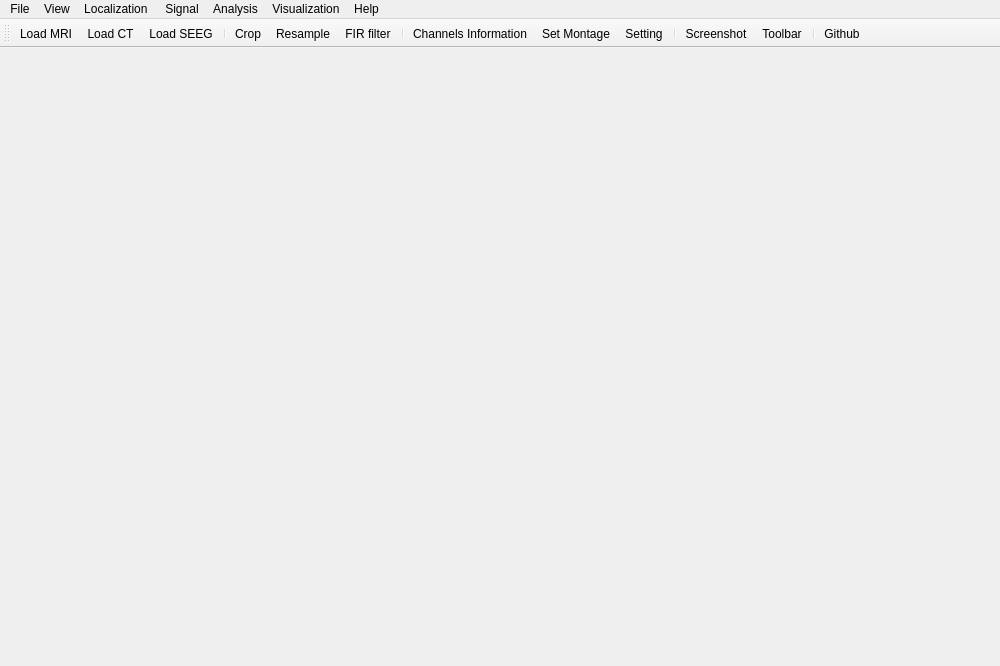
<?xml version="1.0" encoding="UTF-8"?>
<ui version="4.0">
 <class>MainWindow</class>
 <widget class="QMainWindow" name="MainWindow">
  <property name="geometry">
   <rect>
    <x>0</x>
    <y>0</y>
    <width>1000</width>
    <height>666</height>
   </rect>
  </property>
  <property name="font">
   <font>
    <family>Ubuntu</family>
   </font>
  </property>
  <property name="windowTitle">
   <string>MainWindow</string>
  </property>
  <widget class="QWidget" name="centralwidget">
   <property name="minimumSize">
    <size>
     <width>1000</width>
     <height>600</height>
    </size>
   </property>
   <layout class="QVBoxLayout" name="verticalLayout">
    <property name="spacing">
     <number>0</number>
    </property>
    <property name="leftMargin">
     <number>0</number>
    </property>
    <property name="topMargin">
     <number>0</number>
    </property>
    <property name="rightMargin">
     <number>0</number>
    </property>
    <property name="bottomMargin">
     <number>0</number>
    </property>
    <item>
     <widget class="QStackedWidget" name="_ieeg_viz_stack">
      <property name="focusPolicy">
       <enum>Qt::NoFocus</enum>
      </property>
      <property name="styleSheet">
       <string notr="true"/>
      </property>
     </widget>
    </item>
   </layout>
  </widget>
  <widget class="QToolBar" name="_toolbar">
   <property name="windowTitle">
    <string>toolBar</string>
   </property>
   <attribute name="toolBarArea">
    <enum>TopToolBarArea</enum>
   </attribute>
   <attribute name="toolBarBreak">
    <bool>false</bool>
   </attribute>
   <addaction name="_load_t1_action"/>
   <addaction name="_load_ct_action"/>
   <addaction name="_load_ieeg_action"/>
   <addaction name="separator"/>
   <addaction name="_crop_ieeg_action"/>
   <addaction name="_resample_ieeg_action"/>
   <addaction name="_fir_filter_action"/>
   <addaction name="separator"/>
   <addaction name="_channels_info_action"/>
   <addaction name="_set_montage_action"/>
   <addaction name="_setting_action"/>
   <addaction name="separator"/>
   <addaction name="_screenshot_action"/>
   <addaction name="_ieeg_toolbar_action"/>
   <addaction name="separator"/>
   <addaction name="_github_action"/>
  </widget>
  <widget class="QMenuBar" name="menubar">
   <property name="geometry">
    <rect>
     <x>0</x>
     <y>0</y>
     <width>1000</width>
     <height>26</height>
    </rect>
   </property>
   <widget class="QMenu" name="menuFile">
    <property name="font">
     <font>
      <family>Ubuntu</family>
     </font>
    </property>
    <property name="title">
     <string>File</string>
    </property>
    <widget class="QMenu" name="menuClear_Workbench">
     <property name="title">
      <string>Clear Workbench</string>
     </property>
     <addaction name="_clear_mri_action"/>
     <addaction name="_clear_ct_action"/>
     <addaction name="_clear_ieeg_action"/>
     <addaction name="_clear_coordinate_action"/>
    </widget>
    <widget class="QMenu" name="menuExport_SEEG">
     <property name="title">
      <string>Export SEEG</string>
     </property>
     <addaction name="_export_fif_action"/>
     <addaction name="_export_edf_action"/>
     <addaction name="_export_set_action"/>
    </widget>
    <addaction name="_load_t1_action"/>
    <addaction name="_load_ct_action"/>
    <addaction name="separator"/>
    <addaction name="_load_ieeg_action"/>
    <addaction name="menuExport_SEEG"/>
    <addaction name="separator"/>
    <addaction name="_load_coordinates_action"/>
    <addaction name="_export_coordinates_action"/>
    <addaction name="separator"/>
    <addaction name="_load_anatomy_action"/>
    <addaction name="_export_anatomy_action"/>
    <addaction name="separator"/>
    <addaction name="menuClear_Workbench"/>
    <addaction name="separator"/>
    <addaction name="_setting_action"/>
   </widget>
   <widget class="QMenu" name="menuProcess">
    <property name="title">
     <string>Signal</string>
    </property>
    <widget class="QMenu" name="menuReference">
     <property name="title">
      <string>Reference</string>
     </property>
     <addaction name="_monopolar_action"/>
     <addaction name="_bipolar_action"/>
     <addaction name="_average_action"/>
    </widget>
    <widget class="QMenu" name="menuDrop_bad">
     <property name="title">
      <string>Drop bad</string>
     </property>
     <addaction name="_drop_annotations_action"/>
     <addaction name="_drop_white_matters_action"/>
     <addaction name="_drop_gray_matters_action"/>
    </widget>
    <widget class="QMenu" name="menuFilter">
     <property name="title">
      <string>Filter</string>
     </property>
     <addaction name="_fir_filter_action"/>
     <addaction name="_iir_filter_action"/>
    </widget>
    <addaction name="_set_montage_action"/>
    <addaction name="_set_anatomy_action"/>
    <addaction name="separator"/>
    <addaction name="_crop_ieeg_action"/>
    <addaction name="_resample_ieeg_action"/>
    <addaction name="menuFilter"/>
    <addaction name="menuReference"/>
    <addaction name="menuDrop_bad"/>
    <addaction name="separator"/>
    <addaction name="_epoch_action"/>
    <addaction name="separator"/>
    <addaction name="_generate_roi_signal_action"/>
   </widget>
   <widget class="QMenu" name="menuAnalysis">
    <property name="title">
     <string>Analysis</string>
    </property>
    <widget class="QMenu" name="menuEpilepsy">
     <property name="title">
      <string>Epilepsy</string>
     </property>
     <addaction name="_epileptogenic_index_action"/>
     <addaction name="_high_frequency_action"/>
    </widget>
    <widget class="QMenu" name="menuConnectivity">
     <property name="title">
      <string>Connectivity</string>
     </property>
     <addaction name="_coherence_action"/>
     <addaction name="_coherency_action"/>
    </widget>
    <widget class="QMenu" name="menuTime_Frequency_Response">
     <property name="title">
      <string>Time-Frequency Response</string>
     </property>
     <addaction name="_tfr_multitaper_action"/>
     <addaction name="_tfr_morlet_action"/>
     <addaction name="_tfr_stockwell_action"/>
    </widget>
    <widget class="QMenu" name="menuPower_Spectral_Density">
     <property name="title">
      <string>Power Spectral Density</string>
     </property>
     <addaction name="_psd_multitaper_action"/>
     <addaction name="_psd_welch_action"/>
    </widget>
    <addaction name="_get_anatomy_action"/>
    <addaction name="_mni_transform_action"/>
    <addaction name="separator"/>
    <addaction name="menuPower_Spectral_Density"/>
    <addaction name="actionCross_Spectral_Density"/>
    <addaction name="menuTime_Frequency_Response"/>
    <addaction name="separator"/>
    <addaction name="menuConnectivity"/>
    <addaction name="separator"/>
    <addaction name="menuEpilepsy"/>
   </widget>
   <widget class="QMenu" name="menuHelp">
    <property name="title">
     <string>Help</string>
    </property>
    <addaction name="_github_action"/>
   </widget>
   <widget class="QMenu" name="menuVisualization">
    <property name="title">
     <string>Visualization</string>
    </property>
    <addaction name="_parcellation_action"/>
    <addaction name="separator"/>
    <addaction name="_electrodes_action"/>
    <addaction name="_rois_action"/>
    <addaction name="separator"/>
    <addaction name="_freeview_action"/>
   </widget>
   <widget class="QMenu" name="menuLocalization">
    <property name="title">
     <string>Localization </string>
    </property>
    <widget class="QMenu" name="menuAlignment">
     <property name="title">
      <string>Alignment</string>
     </property>
     <addaction name="_conventional_align_action"/>
     <addaction name="_ants_align_action"/>
    </widget>
    <widget class="QMenu" name="menuReconstruction">
     <property name="title">
      <string>Reconstruction</string>
     </property>
     <addaction name="_recon_freesurfer_action"/>
     <addaction name="_recon_fastsurfer_action"/>
     <addaction name="_recon_deepcsr_action"/>
    </widget>
    <addaction name="_acpc_alignment_action"/>
    <addaction name="menuAlignment"/>
    <addaction name="_plot_overlay_action"/>
    <addaction name="separator"/>
    <addaction name="menuReconstruction"/>
    <addaction name="_compute_vep_atlas_action"/>
    <addaction name="separator"/>
    <addaction name="_edit_channels_action"/>
    <addaction name="_ieeg_locator_action"/>
   </widget>
   <widget class="QMenu" name="menuView">
    <property name="title">
     <string>View</string>
    </property>
    <addaction name="_display_mri_action"/>
    <addaction name="_display_ct_action"/>
    <addaction name="separator"/>
    <addaction name="_mri_info_action"/>
    <addaction name="_ct_info_action"/>
    <addaction name="_ieeg_info_action"/>
    <addaction name="_channels_info_action"/>
   </widget>
   <addaction name="menuFile"/>
   <addaction name="menuView"/>
   <addaction name="menuLocalization"/>
   <addaction name="menuProcess"/>
   <addaction name="menuAnalysis"/>
   <addaction name="menuVisualization"/>
   <addaction name="menuHelp"/>
  </widget>
  <action name="_website_action">
   <property name="text">
    <string>Website</string>
   </property>
  </action>
  <action name="_epileptogenic_index_action">
   <property name="text">
    <string>Epileptogenic Index</string>
   </property>
  </action>
  <action name="_high_frequency_action">
   <property name="text">
    <string>High Frequency Oscillations</string>
   </property>
  </action>
  <action name="_coherence_action">
   <property name="text">
    <string>Coherence</string>
   </property>
  </action>
  <action name="_resample_ieeg_action">
   <property name="icon">
    <iconset>
     <normaloff>../../icon/resample.svg</normaloff>../../icon/resample.svg</iconset>
   </property>
   <property name="text">
    <string>Resample</string>
   </property>
  </action>
  <action name="actionCrop">
   <property name="text">
    <string>Crop</string>
   </property>
  </action>
  <action name="_load_t1_action">
   <property name="icon">
    <iconset>
     <normaloff>../../icon/mri.svg</normaloff>../../icon/mri.svg</iconset>
   </property>
   <property name="text">
    <string>Load MRI</string>
   </property>
   <property name="shortcut">
    <string>Ctrl+T</string>
   </property>
   <property name="iconVisibleInMenu">
    <bool>true</bool>
   </property>
   <property name="shortcutVisibleInContextMenu">
    <bool>false</bool>
   </property>
  </action>
  <action name="_load_ieeg_action">
   <property name="icon">
    <iconset>
     <normaloff>../../icon/ieeg.svg</normaloff>../../icon/ieeg.svg</iconset>
   </property>
   <property name="text">
    <string>Load SEEG</string>
   </property>
   <property name="shortcut">
    <string>Ctrl+O</string>
   </property>
  </action>
  <action name="_load_coordinates_action">
   <property name="icon">
    <iconset>
     <normaloff>../../icon/electrodes.svg</normaloff>../../icon/electrodes.svg</iconset>
   </property>
   <property name="text">
    <string>Load Coordinates</string>
   </property>
   <property name="shortcut">
    <string>Ctrl+L</string>
   </property>
  </action>
  <action name="_clear_seeg_action">
   <property name="text">
    <string>Clear SEEG</string>
   </property>
  </action>
  <action name="_setting_action">
   <property name="icon">
    <iconset>
     <normaloff>../../icon/subject.svg</normaloff>../../icon/subject.svg</iconset>
   </property>
   <property name="text">
    <string>Setting...</string>
   </property>
  </action>
  <action name="_parcellation_action">
   <property name="text">
    <string>Parcellation</string>
   </property>
  </action>
  <action name="actionFreeSurfer">
   <property name="text">
    <string>FreeSurfer</string>
   </property>
  </action>
  <action name="actionFastSurfer">
   <property name="text">
    <string>FastSurfer</string>
   </property>
  </action>
  <action name="actionDeepCSR">
   <property name="text">
    <string>DeepCSR</string>
   </property>
  </action>
  <action name="actionAlign">
   <property name="text">
    <string>Align</string>
   </property>
  </action>
  <action name="actionlocator">
   <property name="text">
    <string>Locator</string>
   </property>
  </action>
  <action name="_monopolar_action">
   <property name="text">
    <string>Monopolar</string>
   </property>
  </action>
  <action name="_bipolar_action">
   <property name="text">
    <string>Bipolar</string>
   </property>
  </action>
  <action name="_average_action">
   <property name="text">
    <string>Average</string>
   </property>
  </action>
  <action name="_load_ct_action">
   <property name="icon">
    <iconset>
     <normaloff>../../icon/ct.svg</normaloff>../../icon/ct.svg</iconset>
   </property>
   <property name="text">
    <string>Load CT</string>
   </property>
   <property name="shortcut">
    <string>Ctrl+P</string>
   </property>
  </action>
  <action name="_electrodes_action">
   <property name="text">
    <string>Electrodes with ROIs</string>
   </property>
  </action>
  <action name="_rois_action">
   <property name="text">
    <string>Regions of Interests</string>
   </property>
  </action>
  <action name="_freeview_action">
   <property name="text">
    <string>Freeview</string>
   </property>
  </action>
  <action name="_crop_ieeg_action">
   <property name="icon">
    <iconset>
     <normaloff>../../icon/scissor.svg</normaloff>../../icon/scissor.svg</iconset>
   </property>
   <property name="text">
    <string>Crop</string>
   </property>
  </action>
  <action name="_drop_annotations_action">
   <property name="text">
    <string>Annotations</string>
   </property>
  </action>
  <action name="_drop_white_matters_action">
   <property name="text">
    <string>White matters</string>
   </property>
  </action>
  <action name="_drop_gray_matters_action">
   <property name="text">
    <string>Gray matters</string>
   </property>
  </action>
  <action name="_generate_roi_signal_action">
   <property name="text">
    <string>Generate ROI signals by averaging</string>
   </property>
  </action>
  <action name="_export_coordinates_action">
   <property name="text">
    <string>Export Coordinates</string>
   </property>
  </action>
  <action name="_get_anatomy_action">
   <property name="text">
    <string>Anatomical labels</string>
   </property>
  </action>
  <action name="_display_mri_action">
   <property name="text">
    <string>Display MRI</string>
   </property>
  </action>
  <action name="_display_ct_action">
   <property name="text">
    <string>Display CT</string>
   </property>
  </action>
  <action name="_plot_overlay_action">
   <property name="text">
    <string>Overlay CT on MRI</string>
   </property>
  </action>
  <action name="actionFreeSurfer_2">
   <property name="text">
    <string>FreeSurfer</string>
   </property>
  </action>
  <action name="actionFastSurferr">
   <property name="text">
    <string>FastSurferr</string>
   </property>
  </action>
  <action name="actionDeepCSR_2">
   <property name="text">
    <string>DeepCSR</string>
   </property>
  </action>
  <action name="_conventional_align_action">
   <property name="text">
    <string>Dipy</string>
   </property>
  </action>
  <action name="_export_anatomy_action">
   <property name="text">
    <string>Export Anatomy</string>
   </property>
  </action>
  <action name="_ants_align_action">
   <property name="text">
    <string>AntsPy</string>
   </property>
  </action>
  <action name="_recon_freesurfer_action">
   <property name="text">
    <string>FreeSurfer</string>
   </property>
  </action>
  <action name="_recon_fastsurfer_action">
   <property name="text">
    <string>FastSurfer</string>
   </property>
  </action>
  <action name="_recon_deepcsr_action">
   <property name="text">
    <string>DeepCSR</string>
   </property>
  </action>
  <action name="_ieeg_locator_action">
   <property name="text">
    <string>iEEG Locator</string>
   </property>
  </action>
  <action name="actionCross_Spectral_Density">
   <property name="text">
    <string>Cross Spectral Density</string>
   </property>
  </action>
  <action name="_psd_multitaper_action">
   <property name="text">
    <string>Multitaper</string>
   </property>
  </action>
  <action name="_psd_welch_action">
   <property name="text">
    <string>Welch</string>
   </property>
  </action>
  <action name="_tfr_multitaper_action">
   <property name="text">
    <string>Multitaper</string>
   </property>
  </action>
  <action name="_tfr_morlet_action">
   <property name="text">
    <string>Morlet Wavelets</string>
   </property>
  </action>
  <action name="_tfr_stockwell_action">
   <property name="text">
    <string>Stockwell</string>
   </property>
  </action>
  <action name="_coherency_action">
   <property name="text">
    <string>Coherency</string>
   </property>
  </action>
  <action name="_github_action">
   <property name="icon">
    <iconset>
     <normaloff>../../icon/github.svg</normaloff>../../icon/github.svg</iconset>
   </property>
   <property name="text">
    <string>Github</string>
   </property>
  </action>
  <action name="_seeg_information">
   <property name="text">
    <string>Signal Information</string>
   </property>
  </action>
  <action name="_edit_channels_action">
   <property name="text">
    <string>Edit Channels</string>
   </property>
  </action>
  <action name="_set_montage_action">
   <property name="icon">
    <iconset>
     <normaloff>../../icon/montage.svg</normaloff>../../icon/montage.svg</iconset>
   </property>
   <property name="text">
    <string>Set Montage</string>
   </property>
  </action>
  <action name="_ieeg_info_action">
   <property name="text">
    <string>iEEG Information</string>
   </property>
  </action>
  <action name="_channels_info_action">
   <property name="icon">
    <iconset>
     <normaloff>../../icon/electrodes.svg</normaloff>../../icon/electrodes.svg</iconset>
   </property>
   <property name="text">
    <string>Channels Information</string>
   </property>
  </action>
  <action name="_mri_info_action">
   <property name="text">
    <string>MRI Information</string>
   </property>
  </action>
  <action name="_ct_info_action">
   <property name="text">
    <string>CT Information</string>
   </property>
  </action>
  <action name="_screenshot_action">
   <property name="icon">
    <iconset>
     <normaloff>../../icon/screenshot.svg</normaloff>../../icon/screenshot.svg</iconset>
   </property>
   <property name="text">
    <string>Screenshot</string>
   </property>
  </action>
  <action name="_ieeg_toolbar_action">
   <property name="icon">
    <iconset>
     <normaloff>../../icon/toolbar.svg</normaloff>../../icon/toolbar.svg</iconset>
   </property>
   <property name="text">
    <string>Toolbar</string>
   </property>
  </action>
  <action name="actionClear_MRI">
   <property name="text">
    <string>Clear MRI</string>
   </property>
  </action>
  <action name="actionClear_CT">
   <property name="text">
    <string>Clear CT</string>
   </property>
  </action>
  <action name="_clear_coordinates_action">
   <property name="text">
    <string>Clear Coordinates</string>
   </property>
  </action>
  <action name="_clear_mri_action">
   <property name="text">
    <string>Clear MRI</string>
   </property>
  </action>
  <action name="_clear_ieeg_action">
   <property name="text">
    <string>Clear SEEG</string>
   </property>
  </action>
  <action name="_clear_ct_action">
   <property name="text">
    <string>Clear CT</string>
   </property>
  </action>
  <action name="_clear_coordinates_action_2">
   <property name="text">
    <string>Clear Coordinates</string>
   </property>
  </action>
  <action name="_clear_coordinate_action">
   <property name="text">
    <string>Clear Coordinates</string>
   </property>
  </action>
  <action name="_acpc_alignment_action">
   <property name="text">
    <string>ACPC Alignment</string>
   </property>
  </action>
  <action name="_epoch_action">
   <property name="text">
    <string>Epoch</string>
   </property>
  </action>
  <action name="_fir_filter_action">
   <property name="icon">
    <iconset>
     <normaloff>../../icon/filter.svg</normaloff>../../icon/filter.svg</iconset>
   </property>
   <property name="text">
    <string>FIR filter</string>
   </property>
  </action>
  <action name="_iir_filter_action">
   <property name="text">
    <string>IIR filter</string>
   </property>
  </action>
  <action name="_export_set_action">
   <property name="text">
    <string>EEGLAB (.set)</string>
   </property>
  </action>
  <action name="_export_edf_action">
   <property name="text">
    <string>EDF+ (.edf)</string>
   </property>
  </action>
  <action name="_export_fif_action">
   <property name="text">
    <string>Neuromag (.fif)</string>
   </property>
  </action>
  <action name="_mni_transform_action">
   <property name="text">
    <string>MNI Transform</string>
   </property>
  </action>
  <action name="_load_anatomy_action">
   <property name="text">
    <string>Load Anatomy</string>
   </property>
  </action>
  <action name="actionExport_Anatomy">
   <property name="text">
    <string>Export Anatomy</string>
   </property>
  </action>
  <action name="_set_anatomy_action">
   <property name="text">
    <string>Set Anatomy</string>
   </property>
  </action>
  <action name="_compute_vep_atlas_action">
   <property name="text">
    <string>Compute VEP atlas</string>
   </property>
  </action>
 </widget>
 <resources/>
 <connections/>
</ui>
